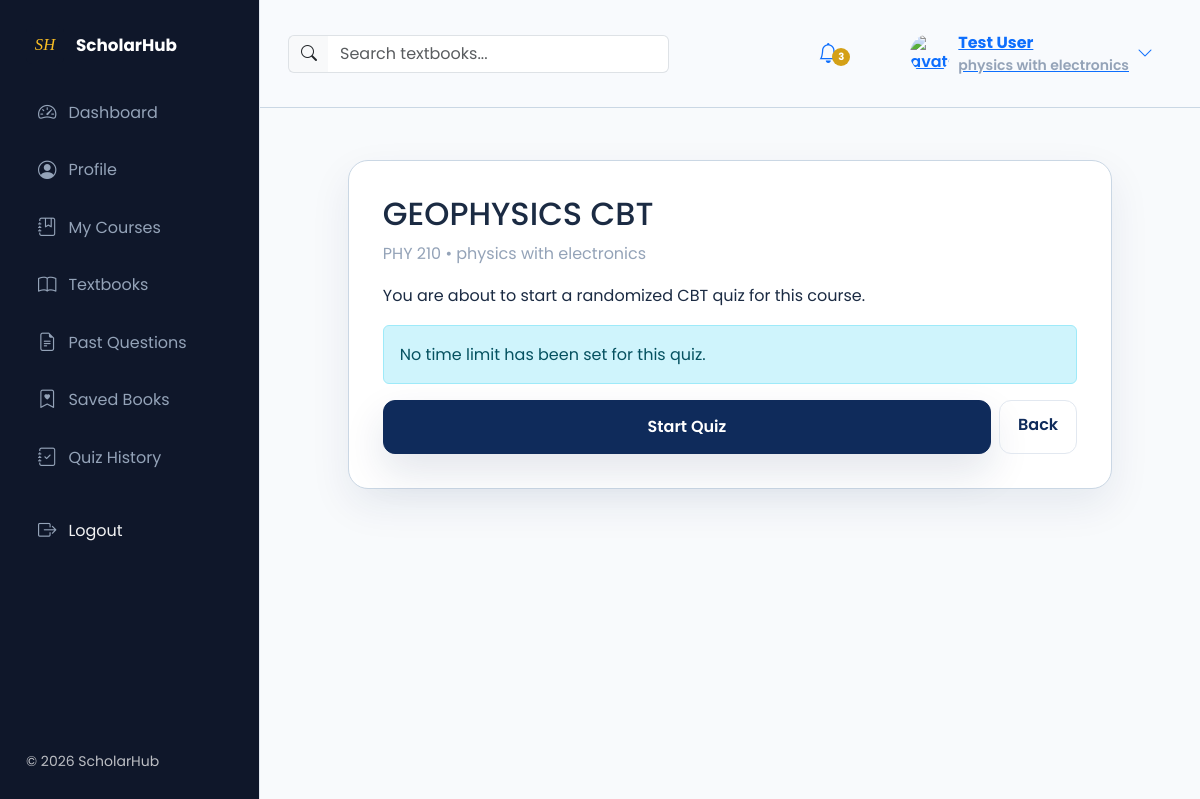
The app's page /quiz/2/start/ (signed in) with its own data.
### ScholarHub/models.py (models this page shows, shortened)
class StudentProfile(models.Model):
    user = models.OneToOneField(User, on_delete=models.CASCADE, related_name='student_profile')
    matric_number = models.CharField(max_length=50, blank=True)
    faculty = models.ForeignKey(Faculty, on_delete=models.SET_NULL, null=True, blank=True, related_name='students')
    department = models.ForeignKey(Department, on_delete=models.SET_NULL, null=True, blank=True, related_name='students')
    level = models.CharField(max_length=20, choices=LEVEL_CHOICES, default='100')
    semester = models.CharField(max_length=30, choices=SEMESTER_CHOICES, default='First Semester')
    phone_number = models.CharField(max_length=20, blank=True)
    profile_picture = models.ImageField(upload_to='profiles/', blank=True, null=True)
    courses = models.ManyToManyField(Course, blank=True, related_name='students')
    elective_courses = models.ManyToManyField(Course, blank=True, related_name='elective_students')
    saved_textbooks = models.ManyToManyField('Textbook', blank=True, related_name='saved_by_students')
    saved_past_questions = models.ManyToManyField('PastQuestion', blank=True, related_name='saved_by_students')
    created_at = models.DateTimeField(auto_now_add=True)
    class Meta:
        ordering = ('user__first_name',)

class Department(models.Model):
    faculty = models.ForeignKey(Faculty, on_delete=models.CASCADE, related_name='departments')
    name = models.CharField(max_length=150)
    description = models.TextField(blank=True)
    created_at = models.DateTimeField(auto_now_add=True)
    class Meta:
        ordering = ('name',)
        unique_together = ('faculty', 'name')

class Course(models.Model):
    department = models.ForeignKey(Department, on_delete=models.CASCADE, related_name='courses')
    code = models.CharField(max_length=30, unique=True, blank=True, null=True)
    title = models.CharField(max_length=200)
    level = models.CharField(max_length=20, choices=LEVEL_CHOICES)
    semester = models.CharField(max_length=30, choices=SEMESTER_CHOICES)
    units = models.PositiveIntegerField(blank=True, null=True)
    description = models.TextField(blank=True)
    quiz_time_limit = models.PositiveIntegerField(blank=True, null=True, help_text='Optional quiz timer in minutes.')
    created_at = models.DateTimeField(auto_now_add=True)
    class Meta:
        ordering = ('title',)

### ScholarHub/views.py (the view)
# urls.py: path('quiz/<int:course_id>/start/', views.start_quiz, name='start_quiz'),
@login_required
def start_quiz(request, course_id):
    profile = get_or_create_student_profile(request.user)
    course = get_object_or_404(Course, pk=course_id)
    if not resource_is_visible(profile, course):
        raise PermissionDenied('You do not have access to this course.')
    questions = list(Question.objects.filter(course=course).order_by('?'))
    if not questions:
        messages.info(request, 'No questions are available for this course yet.')
        return redirect('past_questions')
    request.session['quiz_course_id'] = course.id
    request.session['quiz_question_ids'] = [question.id for question in questions]
    request.session['quiz_answers'] = {}
    request.session['quiz_started_at'] = timezone.now().timestamp()
    request.session['quiz_time_limit'] = course.quiz_time_limit or 0
    return render(request, 'ScholarHub/quiz_start.html', {'course': course, 'questions': questions, 'profile': profile})

### ScholarHub/context_processors.py (called while the page is built)
def profile_context(request):
    if request.user.is_authenticated:
        profile = get_or_create_student_profile(request.user)
        return {'profile': profile}
    return {'profile': None}

### ScholarHub/models.py (called while the page is built)
def get_or_create_student_profile(user):
    profile, _ = StudentProfile.objects.get_or_create(user=user)
    return profile

### ScholarHub/views.py (called while the page is built)
def resource_is_visible(profile, resource):
    if profile.faculty and profile.department and getattr(resource, 'faculty_id', None) == profile.faculty_id and getattr(resource, 'department_id', None) == profile.department_id and getattr(resource, 'level', None) == profile.level:
        return True
    if isinstance(resource, Course):
        if getattr(resource, 'department', None) and getattr(resource.department, 'faculty_id', None) == profile.faculty_id and getattr(resource.department, 'id', None) == profile.department_id and getattr(resource, 'level', None) == profile.level:
            return True
    course_ids = set(profile.courses.values_list('id', flat=True)) | set(profile.elective_courses.values_list('id', flat=True))
    return getattr(resource, 'course_id', None) in course_ids

### ScholarHub/templates/ScholarHub/quiz_start.html (shortened to what this page needs)
{% extends 'ScholarHub/base.html' %}
{% block content %}
<div class="container py-4">
  <div class="card sh-elevated">
    <div class="card-body">
      <h2 class="mb-2">{{ course.title }} CBT</h2>
      <p class="text-muted">{{ course.code }} • {{ course.department.name }}</p>
      <p class="mb-3">You are about to start a randomized CBT quiz for this course.</p>
      <div class="alert alert-info">
        {% if course.quiz_time_limit %}
          Time limit: {{ course.quiz_time_limit }} minute{{ course.quiz_time_limit|pluralize }}.
        {% else %}
          No time limit has been set for this quiz.
        {% endif %}
      </div>
      <div class="d-flex gap-2">
        <a href="{% url 'quiz_question' course.pk %}?index=0" class="btn btn-primary">Start Quiz</a>
        <a href="{% url 'past_questions' %}" class="btn btn-outline-secondary">Back</a>
      </div>
    </div>
  </div>
</div>
{% endblock %}

### ScholarHub/templates/ScholarHub/base.html (shortened to what this page needs)
         {% load static %}
<!doctype html>
<html lang="en">
<head>
  <link href="https://cdn.jsdelivr.net/npm/bootstrap@5.3.2/dist/css/bootstrap.min.css" rel="stylesheet">
  <link href="https://cdn.jsdelivr.net/npm/bootstrap-icons@1.10.5/font/bootstrap-icons.css" rel="stylesheet">
  <link rel="stylesheet" href="{% static 'ScholarHub/css/site.css' %}">
  <link rel="stylesheet" href="{% static 'ScholarHub/css/theme.css' %}">
  <link rel="stylesheet" href="{% static 'ScholarHub/css/dashboard.css' %}">
</head>
<body class="sh-dashboard theme-saas-light">
  <div class="sh-app">
    <aside class="sh-sidebar" id="shSidebar">
      <div class="sh-sidebar-inner">
        <div class="sh-brand d-flex align-items-center">
          <img src="{% static 'ScholarHub/images/logo-mark.svg' %}" alt="ScholarHub" class="sh-logo">
          <span class="sh-brand-text">ScholarHub</span>
        </div>
        <nav class="sh-nav mt-4">
          <ul class="list-unstyled">
            <li class="sh-nav-item {% if request.resolver_match.url_name == 'dashboard' %}active{% endif %}">
              <a href="{% url 'dashboard' %}" class="sh-nav-link">
                <i class="bi bi-speedometer2"></i><span>Dashboard</span>
              </a>
            </li>
            <li class="sh-nav-item {% if request.resolver_match.url_name == 'profile' %}active{% endif %}">
              <a href="{% url 'profile' %}" class="sh-nav-link">
                <i class="bi bi-person-circle"></i><span>Profile</span>
              </a>
            </li>
            <li class="sh-nav-item {% if request.resolver_match.url_name == 'my_courses' %}active{% endif %}">
              <a href="{% url 'my_courses' %}" class="sh-nav-link">
                <i class="bi bi-journal-bookmark"></i><span>My Courses</span>
              </a>
            </li>
            <li class="sh-nav-item {% if request.resolver_match.url_name == 'textbooks' %}active{% endif %}">
              <a href="{% url 'textbooks' %}" class="sh-nav-link">
                <i class="bi bi-book"></i><span>Textbooks</span>
              </a>
            </li>
            <li class="sh-nav-item {% if request.resolver_match.url_name == 'past_questions' %}active{% endif %}">
              <a href="{% url 'past_questions' %}" class="sh-nav-link">
                <i class="bi bi-file-earmark-text"></i><span>Past Questions</span>
              </a>
            </li>
            <li class="sh-nav-item {% if request.resolver_match.url_name == 'saved_books' %}active{% endif %}">
              <a href="{% url 'saved_books' %}" class="sh-nav-link">
                <i class="bi bi-bookmark-heart"></i><span>Saved Books</span>
              </a>
            </li>
            <li class="sh-nav-item {% if request.resolver_match.url_name == 'quiz_attempt_history' %}active{% endif %}">
              <a href="{% url 'quiz_attempt_history' %}" class="sh-nav-link">
                <i class="bi bi-journal-check"></i><span>Quiz History</span>
              </a>
            </li>
            <li class="sh-nav-item sh-logout-item mt-3">
              <a href="{% url 'logout' %}" class="sh-nav-link logout-link">
                <i class="bi bi-box-arrow-right"></i><span>Logout</span>
              </a>
            </li>
          </ul>
        </nav>
        <div class="sh-sidebar-footer mt-auto">
          <small class="text-muted">© 2026 ScholarHub</small>
        </div>
      </div>
    </aside>
    <div class="sh-main">
      <header class="sh-topbar d-flex align-items-center justify-content-between">
        <div class="d-flex align-items-center gap-3 me-2">
          <form class="d-flex align-items-center sh-navbar-search" method="get" action="{% if request.resolver_match.url_name == 'past_questions' %}{% url 'past_questions' %}{% else %}{% url 'textbooks' %}{% endif %}">
            <div class="input-group">
              <span class="input-group-text border-end-0"><i class="bi bi-search"></i></span>
              <input name="q" class="form-control border-start-0" placeholder="{% if request.resolver_match.url_name == 'past_questions' %}Search past questions...{% else %}Search textbooks...{% endif %}" value="{{ request.GET.q|default:'' }}" aria-label="Search">
            </div>
          </form>
        </div>
        <div class="d-flex align-items-center gap-3 ms-auto">
          <div class="sh-notification dropdown">
            <button class="btn btn-link position-relative" id="shNotifyBtn"><i class="bi bi-bell fs-5"></i><span class="badge sh-badge">3</span></button>
          </div>
          <div class="sh-profile dropdown">
            <button class="btn btn-link d-flex align-items-center gap-2" id="shProfileBtn">
              {% if profile and profile.profile_picture %}
                <img src="{{ profile.profile_picture.url }}" alt="avatar" class="rounded-circle sh-avatar">
              {% else %}
                <img src="{% static 'ScholarHub/images/default-avatar.svg' %}" alt="avatar" class="rounded-circle sh-avatar">
              {% endif %}
              <div class="d-none d-md-block text-start">
                <div class="fw-bold sh-username">{{ user.get_full_name|default:user.username }}</div>
                <div class="small text-muted sh-dept">{{ profile.department.name|default:'Department' }}</div>
              </div>
              <i class="bi bi-chevron-down d-none d-md-inline"></i>
            </button>
          </div>
        </div>
      </header>
      <div class="sh-content container-fluid">
        {% block content %}
        {% endblock %}
      </div>
    </div>
  </div>
</body>
</html>

### ScholarHub/static/ScholarHub/css/site.css (style rules this page uses)
:root { --primary: #131E2A; --secondary: #2563EB; --accent: #D97706; --success: #22C55E; --warning: #F59E0B; --danger: #EF4444; --info: #3B82F6; --background: #F8FAFC; --surface: #FFFFFF; --surface-strong: #E8F0FA; --text: #1E293B; --muted: #64748B; --white: #FFFFFF; --card: #FFFFFF; --border: #E8EFFF; --shadow: rgba(15, 43, 91, 0.08); }
* { box-sizing: border-box; }
body { margin:0; font-family: 'Poppins', Arial, Helvetica, sans-serif; background:var(--background); color:var(--text); line-height:1.6; }
body, input, select, textarea, button { color:var(--text); }
a { text-decoration:none; color:inherit; }
.container { width: min(1120px, 90%); margin:0 auto; }
.btn-primary { background:var(--primary); color:var(--white); padding:14px 24px; box-shadow:0 18px 40px rgba(15,43,91,0.12); }
.btn { display:inline-block; padding:12px 18px; border-radius:999px; font-weight:600; transition:transform .2s ease; }
.btn-primary { background:var(--primary); color:var(--white); }
.card { background:var(--card); padding:18px; border-radius:14px; border:1px solid var(--border); box-shadow:0 6px 18px rgba(15,23,42,0.04); }
.btn-primary { width:100%; padding:14px 18px; font-size:1rem; }
.card.sh-elevated { border-radius:20px; }
.btn-primary { background:var(--primary); border-color:var(--primary); color:var(--white); }
.btn-outline-secondary { border-radius:12px; }
.sh-sidebar { width:260px; padding:28px; background:var(--sidebar-bg); border-right:1px solid rgba(15,43,91,0.04); }
.sh-brand-text { font-weight:800; color:var(--primary); font-size:1.05rem; }
.sh-logo { height:44px; }
.sh-nav-link { padding:12px 14px; border-radius:12px; color:var(--text-secondary); display:flex; align-items:center; gap:12px; }
.sh-nav-link i { color:var(--primary); }
.sh-topbar { padding:18px 28px; background:transparent; border-bottom:1px solid rgba(15,43,91,0.04); }
.sh-main .sh-content { padding:28px 32px; }

### ScholarHub/static/ScholarHub/css/theme.css (style rules this page uses)
:root { --bg-primary: #9FB3C8; --bg-secondary: #7D94AF; --bg-tertiary: #617992; --card-bg: #E8EFF6; --card-border: #CAD7E4; --card-shadow: 0 16px 40px rgba(15, 43, 91, 0.08); --text-primary: #1B2B43; --text-secondary: #52637A; --text-tertiary: #6D809A; --border-primary: #CAD7E4; --border-secondary: #CAD7E4; --input-bg: #F4F8FC; --input-border: #CAD7E4; --input-text: #1B2B43; --input-placeholder: #7D94AF; --btn-hover-bg: #DCE7F0; --navbar-bg: #F8FAFD; --navbar-border: #D2E0EA; --sidebar-bg: linear-gradient(180deg, #0F2B5B 0%, #1E3A8A 100%); --sidebar-border: #E2E8F0; --code-bg: #F5F7FA; --code-text: #0F172A; --alert-info-bg: rgba(43, 193, 182, 0.16); --alert-info-border: rgba(43, 193, 182, 0.35); --alert-info-text: #0f5b55; --alert-success-bg: #F0FDF4; --alert-success-border: #BBF7D0; --alert-success-text: #166534; --alert-warning-bg: #FEFCE8; --alert-warning-border: #FEF3C7; --alert-warning-text: #92400E; --alert-error-bg: #FEF2F2; --alert-error-border: #FECACA; --alert-error-text: #991B1B; --modal-bg: var(--card-bg); --modal-border: #E2E8F0; --modal-overlay: rgba(0, 0, 0, 0.5); --dropdown-bg: var(--card-bg); --dropdown-hover: #F5F7FA; --dropdown-border: #E2E8F0; --badge-bg: #EFF6FF; --badge-text: #1E3A8A; --primary-color: #0F2B5B; --secondary-color: #1E3A8A; --accent-color: #D4A017; --success-color: #22C55E; --warning-color: #F59E0B; --danger-color: #EF4444; --info-color: #2BC1B6; --info-bg: rgba(43, 193, 182, 0.10); --info-border: rgba(43, 193, 182, 0.2); }
body { background-color: var(--bg-primary); color: var(--text-primary); transition: background-color 0.3s ease, color 0.3s ease; }
.card, .sh-elevated { background-color: var(--card-bg) !important; border-color: var(--card-border) !important; box-shadow: var(--card-shadow) !important; color: var(--text-primary); border-radius: 20px; }
.sh-sidebar { background: var(--sidebar-bg) !important; border-right-color: var(--sidebar-border) !important; color: var(--text-primary); }
.sh-nav-link { color: var(--text-tertiary); }

### records on screen
StudentProfile: department.name "physics with electronics"
Course: title "GEOPHYSICS", code "PHY 210", department.name "physics with electronics"

### other values on screen
{{ user.get_full_name|default:user.username }} "Test User"
